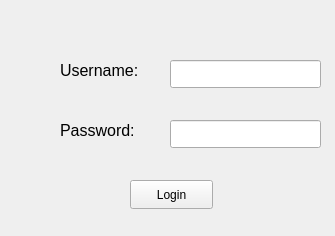
<?xml version="1.0" encoding="UTF-8"?>
<ui version="4.0">
 <class>Form</class>
 <widget class="QWidget" name="Form">
  <property name="geometry">
   <rect>
    <x>0</x>
    <y>0</y>
    <width>335</width>
    <height>236</height>
   </rect>
  </property>
  <property name="windowTitle">
   <string>Form</string>
  </property>
  <widget class="QPushButton" name="login">
   <property name="geometry">
    <rect>
     <x>130</x>
     <y>180</y>
     <width>83</width>
     <height>29</height>
    </rect>
   </property>
   <property name="text">
    <string>Login</string>
   </property>
  </widget>
  <widget class="QLabel" name="label">
   <property name="geometry">
    <rect>
     <x>60</x>
     <y>60</y>
     <width>101</width>
     <height>21</height>
    </rect>
   </property>
   <property name="font">
    <font>
     <pointsize>12</pointsize>
    </font>
   </property>
   <property name="text">
    <string>Username:</string>
   </property>
  </widget>
  <widget class="QLineEdit" name="username_input">
   <property name="geometry">
    <rect>
     <x>170</x>
     <y>60</y>
     <width>151</width>
     <height>28</height>
    </rect>
   </property>
  </widget>
  <widget class="QLineEdit" name="password_input">
   <property name="geometry">
    <rect>
     <x>170</x>
     <y>120</y>
     <width>151</width>
     <height>28</height>
    </rect>
   </property>
   <property name="text">
    <string/>
   </property>
  </widget>
  <widget class="QLabel" name="label_2">
   <property name="geometry">
    <rect>
     <x>60</x>
     <y>120</y>
     <width>91</width>
     <height>21</height>
    </rect>
   </property>
   <property name="font">
    <font>
     <pointsize>12</pointsize>
    </font>
   </property>
   <property name="text">
    <string>Password:</string>
   </property>
  </widget>
 </widget>
 <resources/>
 <connections/>
</ui>
